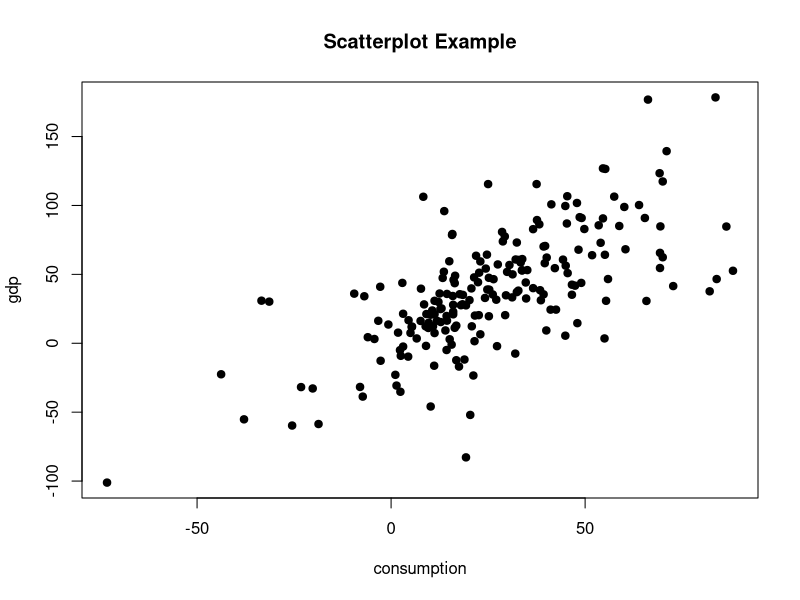
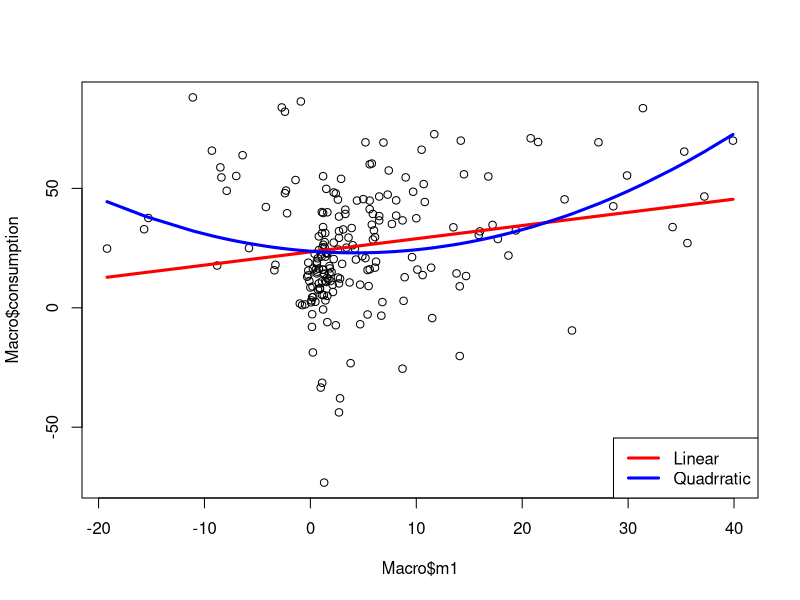

Write R code to recreate these figures, in order.
## ---- chunk 1
set.seed(1)
t=seq(1,100,by=1) #time
X  =10+t+rnorm(100)
Y1 =20+2*t+rnorm(100)
Y2 =20+2*t+5*X+rnorm(100)
data = data.frame(X,Y1,Y2)
ddata=data.frame(apply(data,2,diff))
# ddata
# data
fit1=lm(X~Y1)
fit2=lm(X~Y2)
summary(fit1)
summary(fit2)

dX=ddata$X
dY1=ddata$Y1
dY2=ddata$Y2
# pairs(cbind(dX,dY1,dY2))
fit3=lm(dX~dY1)
fit4=lm(dX~dY2)
summary(fit3)
summary(fit4)
## ---- chunk 2
library(AER)
data("USMacroG")

dim(USMacroG)

USMacroG=na.omit(USMacroG)
dim(USMacroG)
# USMacroG
Macro=as.data.frame(apply(USMacroG,2,diff))
dim(Macro)

sum(is.na(USMacroG))
sum(is.na(Macro))
## ---- chunk 3
dConsumption=USMacroG[,"consumption"]
dCpi=USMacroG[,"cpi"]
dGdp=USMacroG[,"gdp"]
fit21=lm(dConsumption~dCpi)
summary(fit21)
ddConsumption=Macro$consumption
ddCpi=Macro$cpi
ddGdp=Macro$gdp
fit22=lm(ddConsumption~ddCpi)
summary(fit22)


## ---- chunk 4
plot(ddConsumption, ddGdp, main="Scatterplot Example",
xlab="consumption", ylab="gdp", pch=19)
fit23=lm(ddConsumption~ddGdp)
summary(fit23)
## ---- chunk 5
library(tidyverse)
library(ggpubr)

model <- lm(Macro$consumption ~ Macro$gdp)
model
fit24=lm(ddConsumption~ddGdp)
summary(fit24)

alpha=0.01
t=qt(1-alpha/2,200)
beta_gdp=0.39623
se=0.03038
lb=beta_gdp-t*se
ub=beta_gdp+t*se
lb



## ---- chunk 6
anova(fit24)
## ---- chunk 7

fit25 = lm(consumption ~ gdp, data=Macro[1:201,])

predict(fit25,Macro[202,],interval="predict")

## ---- chunk 8
fit26=lm(Macro$consumption~Macro$tbill+Macro$inflation+Macro$cpi)
summary(fit26)
## ---- chunk 9
fit27=lm(Macro$consumption~Macro$m1)
summary(fit27)
fit28=lm(Macro$consumption~Macro$m1+I(Macro$m1^2))
summary(fit28)

plot(Macro$m1,Macro$consumption)
lines(Macro$m1,fit27$fitted.values,lwd=3,col="red")
lines(sort(Macro$m1),fit28$fitted.values[order(Macro$m1)],lwd=3,col="blue")
legend("bottomright",c("Linear","Quadrratic"),col=c("red","blue"),lwd=3)
## ---- chunk 10
fit29=lm(Macro$consumption~Macro$gdp+Macro$invest+Macro$government+
Macro$dpi+Macro$m1+Macro$tbill+Macro$inflation+Macro$cpi+Macro$unemp+Macro$population+
Macro$interest)
summary(fit29)
